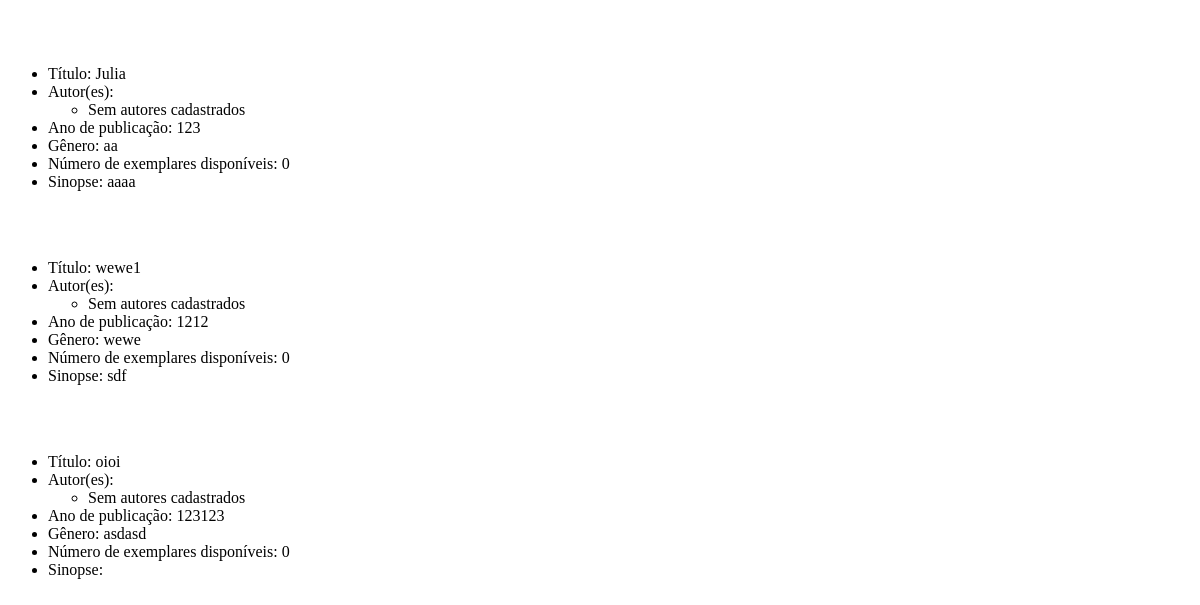
The page /biblioteca/pesquisar/ (lower part) on the database as committed earlier.
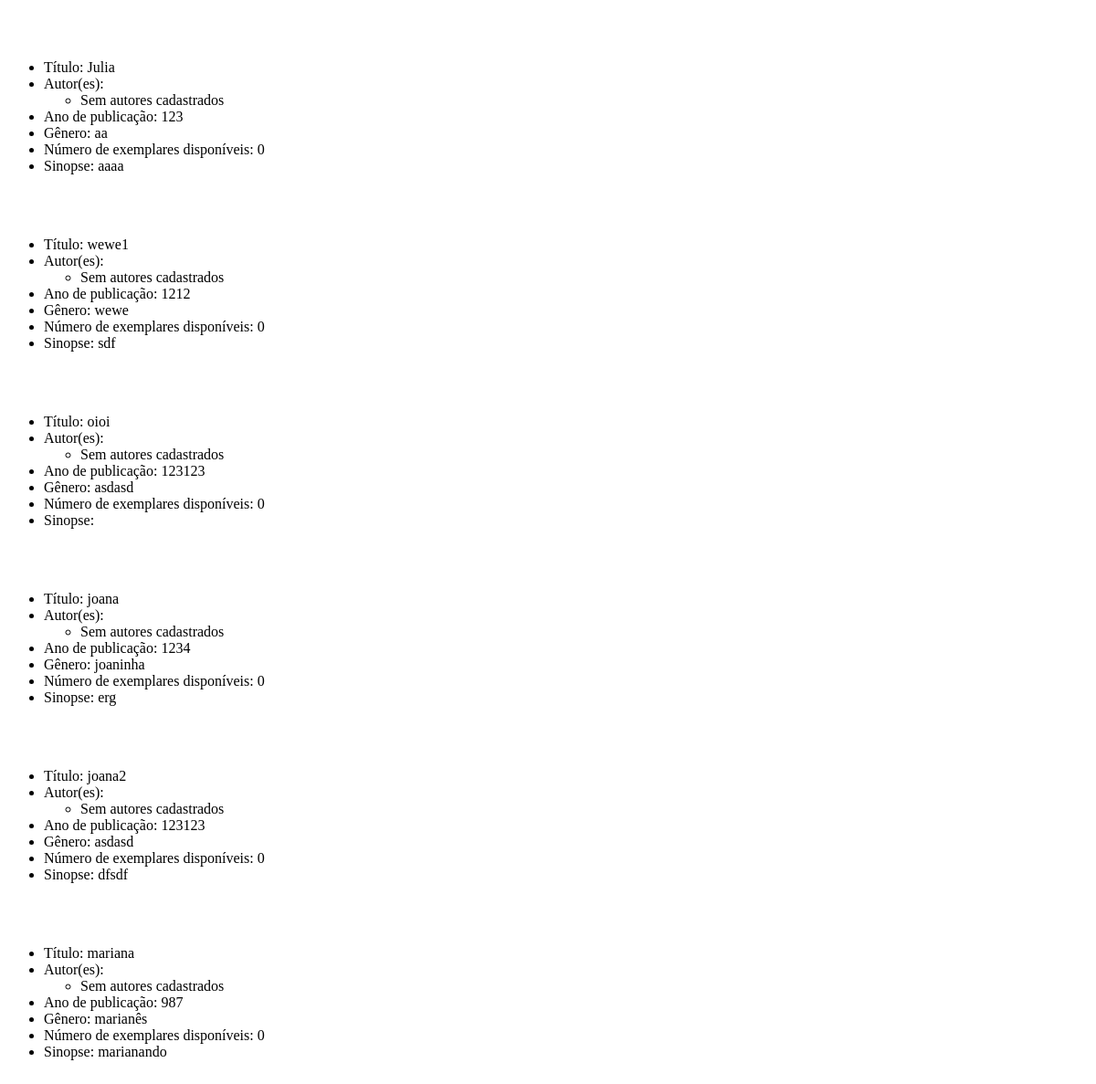
The same page on the database as committed later.
### Biblioteca/models.py (models this page shows)
class Livro (models.Model):
    titulo = models.CharField(max_length=1000, unique=True) #Não sei se faz sentido um max_lenght aqui, apenas seguindo o exemplo da aula
    sinopse =  models.CharField(blank=True)
    ano_de_publicacao = models.IntegerField()
    genero = models.CharField(max_length=1000)
    exemplares_disponiveis = models.IntegerField() #erro: min_value=0

### Biblioteca/views.py (the view)
# urls.py: path("pesquisar/",        views.pesquisar,        name="pesquisar")
def pesquisar(request):
    busca = request.GET.get('busca', '')
    tipo = request.GET.get('tipodapesquisa', 'livro')
    print(f"Valor da busca: {busca}")
    if tipo == "livro":
        lista = Livro.objects.filter(titulo__icontains=busca)
    elif tipo == "autor":
        lista = Autor.objects.filter(nome__icontains=busca)
    else:
        lista = []
    return render(request, "Biblioteca/parcial_resultados.html", {
        "lista": lista, "tipo": tipo
    })

### Biblioteca/templates/Biblioteca/parcial_resultados.html (shortened to what this page needs)
<div>
{% if tipo == "livro" %}
    {% for elemento in lista %}
    <div class="caixinha">
        <ul>
            <li>Título: {{ elemento.titulo }}</li>
            <li>Autor(es):
                <ul>
                    {% for autoria in elemento.autoria.all %}
                        <li>{{ autoria.autor.nome }}</li>
                    {% empty %}
                        <li>Sem autores cadastrados</li>
                    {% endfor %}
                </ul>
            <li>Ano de publicação: {{ elemento.ano_de_publicacao }}</li>
            <li>Gênero: {{ elemento.genero }}</li>
            <li>Número de exemplares disponíveis: {{ elemento.exemplares_disponiveis }}</li>
            <li>Sinopse: {{ elemento.sinopse }}</li>
        </ul>
    </div>
    <br><br>
        {% empty %}
            Nenhum livro encontrado
    {% endfor %}
{% endif %}
</div>

Rows that differ between the two databases and show on the page:
added Livro: titulo "joana", ano_de_publicacao "1234", genero "joaninha", exemplares_disponiveis "0", sinopse "erg"
added Livro: titulo "joana2", ano_de_publicacao "123123", genero "asdasd", exemplares_disponiveis "0", sinopse "dfsdf"
added Livro: titulo "mariana", ano_de_publicacao "987", genero "marianês", exemplares_disponiveis "0", sinopse "marianando"
